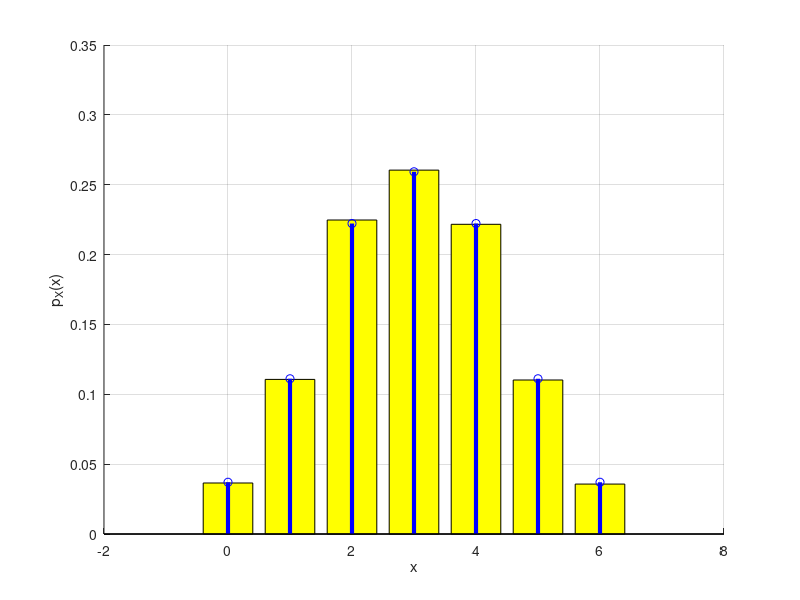
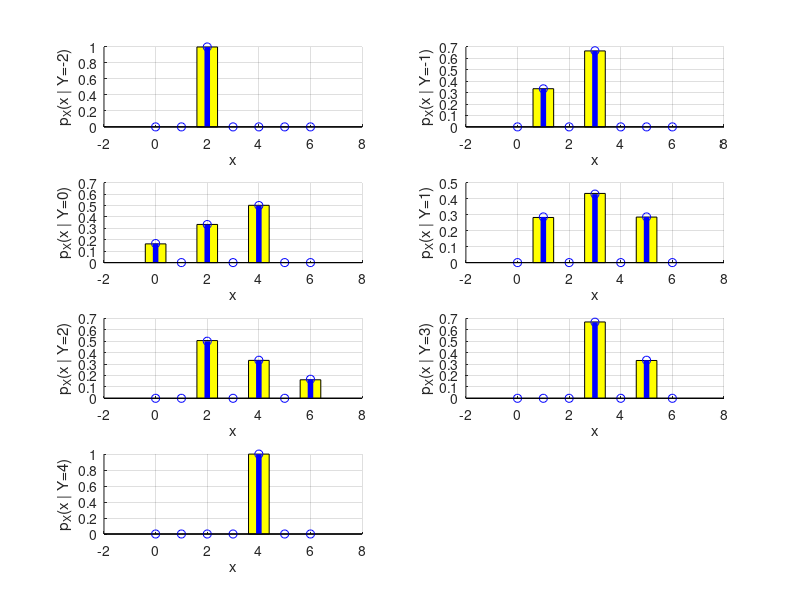
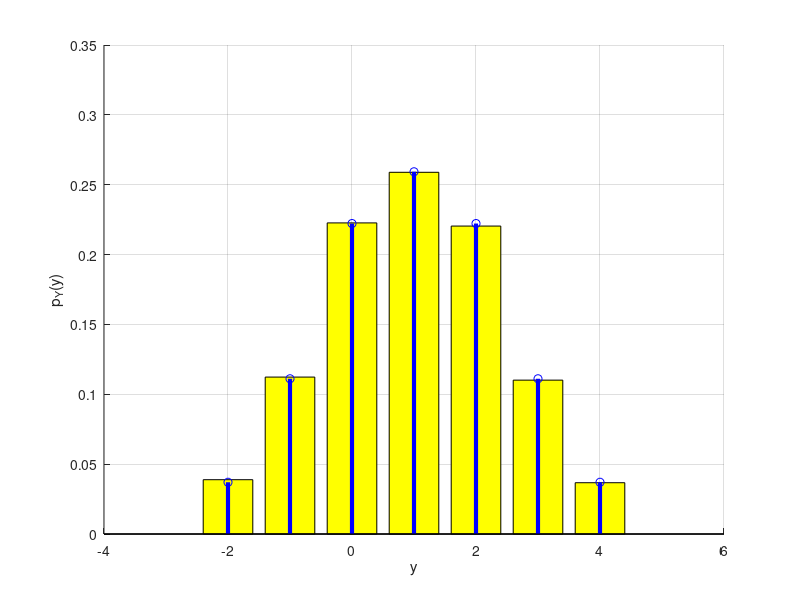
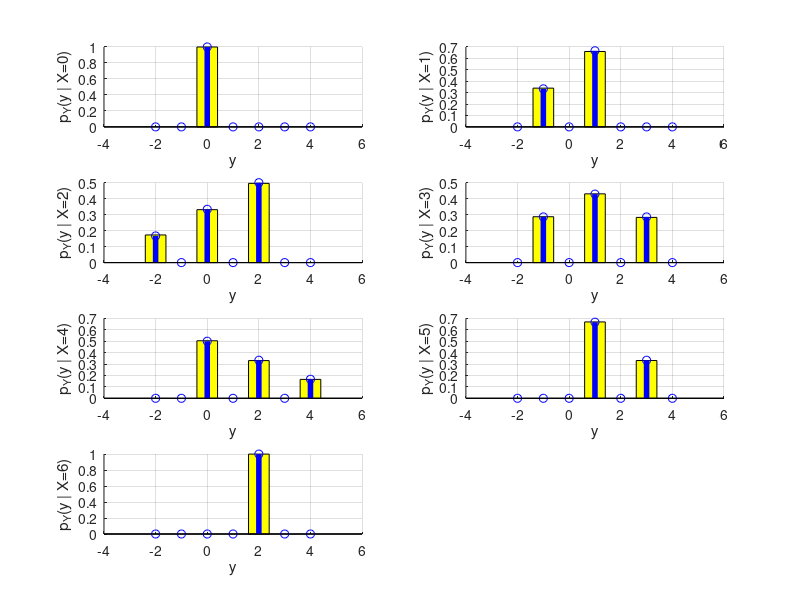

Recreate these plots in MATLAB, in order.
close all; clear all; clc;
pkg load statistics;

N = 1e5;

U1 = randi([0 2], 1, N);
U2 = randi([0 2], 1, N);
U3 = randi([0 2], 1, N);

X = U1 + U2 + U3;
Y = U1 + U2 - U3;

x = [0 1 2 3 4 5 6];
y = [-2 -1 0 1 2 3 4];


% Conjunta

pmfXY_sim = hist3([X' Y'], {x, y}) / N
pmfXY_teo = [   0      0   1/27      0      0      0      0; 
                0   1/27      0   2/27      0      0      0;
             1/27      0   2/27      0   3/27      0      0;
                0   2/27      0   3/27      0   2/27      0;
                0      0   3/27      0   2/27      0   1/27;
                0      0      0   2/27      0   1/27      0;
                0      0      0      0   1/27      0      0]

% Marginais

pmfX_sim = hist(X, x) / N
pmfX_teo = [1/27 3/27 6/27 7/27 6/27 3/27 1/27]

pmfY_sim = hist(Y, y) / N
pmfY_teo = [1/27 3/27 6/27 7/27 6/27 3/27 1/27]

% Condicionais

pmfX_condY_sim = zeros(length(x), length(y));
for i = 1:length(y)
  XcondY = X(Y == y(i));
  pmfX_condY_sim(i, :) = hist(XcondY, x) / sum(Y == y(i));
end

pmfX_condY_sim
pmfX_condY_teo = [  0   0   1   0   0   0   0;
                    0 1/3   0 2/3   0   0   0;
                  1/6   0 2/6   0 3/6   0   0;
                    0 2/7   0 3/7   0 2/7   0;
                    0   0 3/6   0 2/6   0 1/6;
                    0   0   0 2/3   0 1/3   0;
                    0   0   0   0   1   0   0]

pmfY_condX_sim = zeros(length(y), length(x));
for i = 1:length(x)
  YcondX = Y(X == x(i));
  pmfY_condX_sim(i, :) = hist(YcondX, y) / sum(X == x(i));
end

pmfY_condX_sim
pmfY_condX_teo = [  0   0   1   0   0   0   0;
                    0 1/3   0 2/3   0   0   0;
                  1/6   0 2/6   0 3/6   0   0;
                    0 2/7   0 3/7   0 2/7   0;
                    0   0 3/6   0 2/6   0 1/6;
                    0   0   0 2/3   0 1/3   0;
                    0   0   0   0   1   0   0]

figure; hold on; grid on;
bar(x, pmfX_sim, 'y');
stem(x, pmfX_teo, 'b', 'LineWidth', 3);
xlabel('x'); ylabel('p_X(x)');

figure;
for i = 1 : length(y)
  subplot(4, 2, i); hold on; grid on;
  bar(x, pmfX_condY_sim(i, :), 'y');
  stem(x, pmfX_condY_teo(i, :), 'b', 'LineWidth', 4);
  xlabel('x'); ylabel(sprintf('p_X(x | Y=%d)', y(i)));
end

figure; hold on; grid on;
bar(y, pmfY_sim, 'y');
stem(y, pmfY_teo, 'b', 'LineWidth', 3);
xlabel('y'); ylabel('p_Y(y)');

figure;
for i = 1 : length(x)
  subplot(4, 2, i); hold on; grid on;
  bar(y, pmfY_condX_sim(i, :), 'y');
  stem(y, pmfY_condX_teo(i, :), 'b', 'LineWidth', 4);
  xlabel('y'); ylabel(sprintf('p_Y(y | X=%d)', x(i)));
end